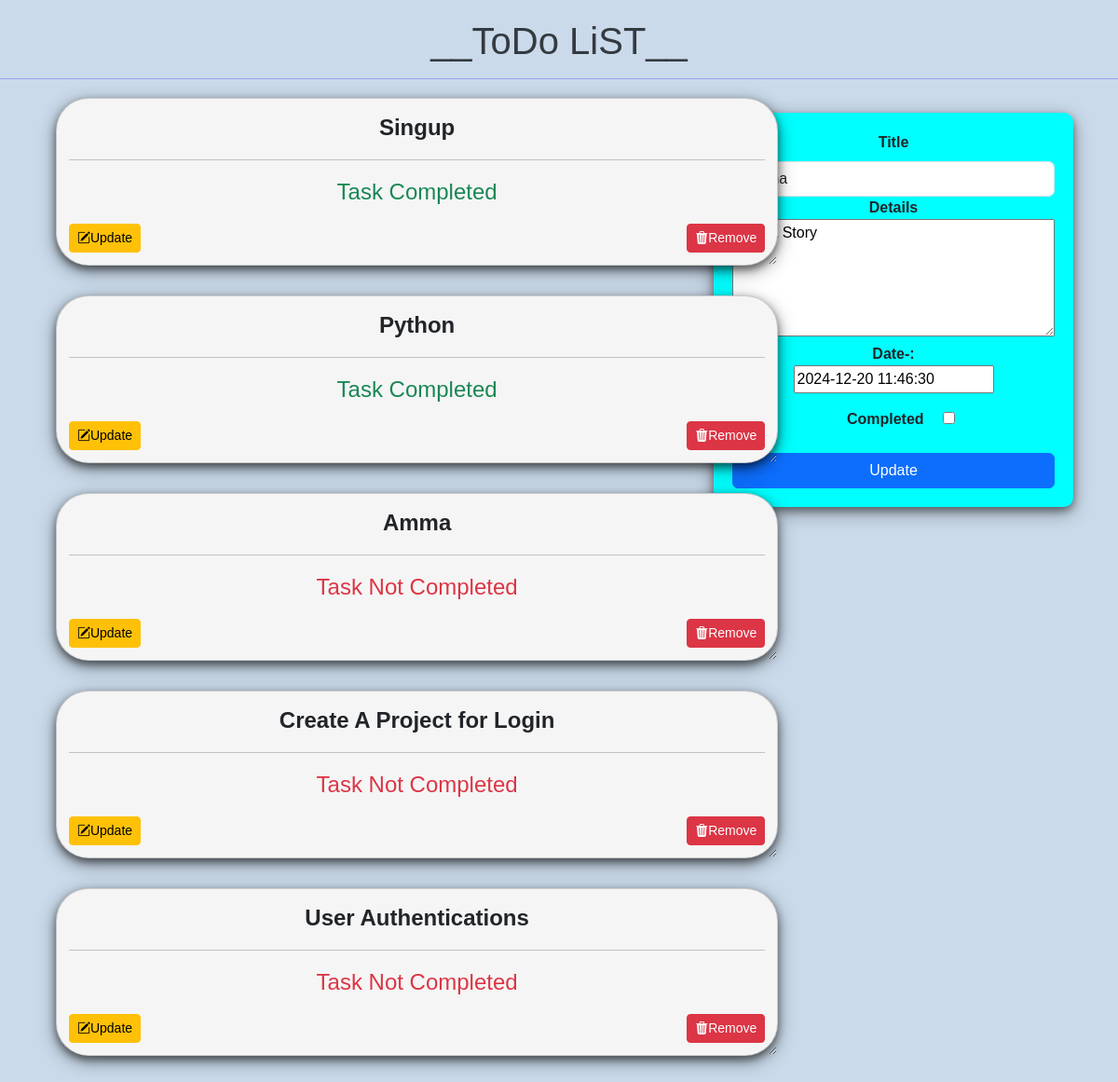
Screenshot of /35/ with the database file from the repository.
### tasks/models.py (models this page shows, shortened)
class Task(models.Model):
    title=models.CharField(max_length=100)
    details = models.TextField()
    date = models.DateTimeField(default=timezone.now)
    completed = models.BooleanField(default=False)
    created = models.DateTimeField(auto_now_add=True)

### tasks/views.py (the view)
# urls.py: path('',index,name='index'),
def index(request, pk=None ):
    tasks = Task.objects.all()
    form = Taskform()
    update_mode = False
    if pk:
        task =Task.objects.get(id=pk)
        form = Taskform(instance=task)
        update_mode = True
        if request.method == 'POST':
            form = Taskform(request.POST, instance=task)
            if form.is_valid():
                form.save()
                return redirect('/')
    elif request.method == 'POST':
        form = Taskform(request.POST)
        if form.is_valid():
            form.save()
            return redirect('/')
    context = {'tasks': tasks,'form': form,'update_mode': update_mode,}
    return render(request, 'index.html', context)

### tasks/forms.py
class Taskform(forms.ModelForm):
    title = forms.CharField(
        widget=forms.TextInput(attrs={
            'class': 'form-control',  # Bootstrap class for input fields
            'placeholder': 'Add new task'  # Placeholder text
        })
    )
    class Meta:
        model = Task
        fields = '__all__'
        widgets = {
            'other_field_name': forms.TextInput(attrs={'class': 'form-control'}),'details':forms.Textarea(attrs={'rows':5,'cols':35})
        }

### tasks/templates/index.html (shortened to what this page needs)
<!DOCTYPE html>
<html lang="en">
<head>
    <link href="https://cdn.jsdelivr.net/npm/bootstrap@5.3.0/dist/css/bootstrap.min.css" rel="stylesheet">
    <link rel="stylesheet" href="https://cdn.jsdelivr.net/npm/bootstrap-icons@1.11.3/font/bootstrap-icons.min.css">
</head>
<body>
    <div class="class="container-fluid"">
    <h1>__ToDo LiST__</h1>
    <hr style="color: blue;size: 5px;">
    <div class="task-form mx-5"  style="float: right;">
        <center>
        <form action="" method="POST">
            <div class="mb-3">
                <center>
                <label for="taskTitle" class="form-label"><strong>Title</strong></label>
            </center>
                     {{form.title}}
                    <center>
                    <label for="details"><strong>Details</strong></label>
                </center>
                    {{form.details}}
                    <br>
                    <center>
                        <label for="date"><strong>Date-:</strong></label>
                    </center>
                        {{form.date}}
                        <br>
                    <label for="taskcompleted" class="form-label mt-3 mx-3"><strong>Completed</strong></label>
                    {{form.completed}}
            </div>
            <button type="submit" class="btn btn-primary w-100">{{ update_mode|yesno:"Update,Add Task" }}</button>
        </form>
        </center>
    </div>
    <div class="task-list mx-5" >
            <div class="row">
            <div class="col-12">
        {% for task in tasks %}
        <div class="card">
        <center>
            <b>{{ task.title }}</b>
        </center>
        <hr/>
            <div id="completed">
                <p>
                    {% if task.completed %}
                    <span class="text-success">Task Completed</span>
                    {% else %}
                    <span class="text-danger">Task Not Completed</span>
                    {% endif %}
                </p>
            </div>
            <div>
                <a href="{% url 'update' task.id %}" class="btn btn-sm btn-warning" style="float: left;"><i class="bi bi-pencil-square"></i>Update </a>
                <button class="btn btn-sm btn-danger"  style="float: right;" onclick="showDeleteConfirmation('{{ task.id }}', '{{ task.title }}')"><i class="bi bi-trash3-fill"></i>Remove</button>
            </div>
        </div>
        {% endfor %}
</div>
</div>
</body>
</html>

### tasks/templates/index.html (style rules this page uses)
.card { box-shadow: 0 4px 8px 0 rgba(0,0,0,0.5), 0 6px 20px 0 rgba(0,0,0,0.39); background: whitesmoke; margin-bottom : 5%; border-radius: 35px; padding : 2%; overflow: auto; resize: both; text-overflow: ellipsis; font-size: x-large; text-align: center; width: 120%; }
body { background-color: #cadaea; font-family: Arial, sans-serif; }
h1 { color: #343a40; text-align: center; margin-top: 20px; }
.task-form { max-width: 500px; margin: 20px auto; background-color: aqua; padding: 20px; border-radius: 10px; box-shadow: 0 4px 8px 0 rgba(0,0,0,0.4), 0 6px 20px 0 rgba(0,0,0,0.36); }
.task-list { max-width: 800px; margin: 20px auto; }

### rows the page displays
Task: title "Amma", details "Amma Story", date "2024-12-20 11:46:30", shows "Task Not Completed"
Task: title "Singup", completed "Task Completed"
Task: title "Python", completed "Task Completed"
Task: title "Create A Project for Login", completed "Task Not Completed"
Task: title "User Authentications", completed "Task Not Completed"

### other values shown
{{ update_mode|yesno:"Update,Add Task" }} "Update"
